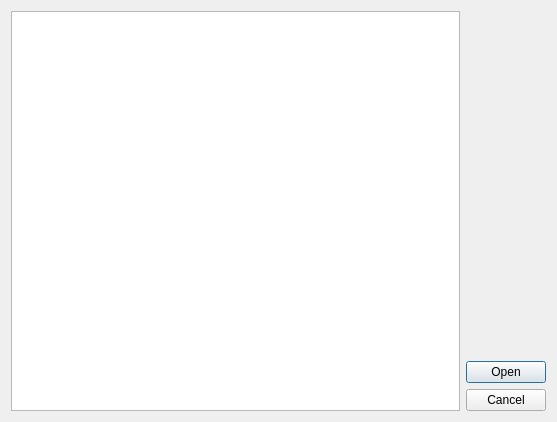
<?xml version="1.0" encoding="UTF-8"?>
<ui version="4.0">
 <class>wizard</class>
 <widget class="QDialog" name="wizard">
  <property name="geometry">
   <rect>
    <x>0</x>
    <y>0</y>
    <width>557</width>
    <height>422</height>
   </rect>
  </property>
  <property name="windowTitle">
   <string>Wizard</string>
  </property>
  <layout class="QHBoxLayout" name="horizontalLayout">
   <item>
    <widget class="QGraphicsView" name="graphicsView"/>
   </item>
   <item>
    <layout class="QVBoxLayout" name="verticalLayout_2">
     <item>
      <spacer name="verticalSpacer">
       <property name="orientation">
        <enum>Qt::Vertical</enum>
       </property>
       <property name="sizeHint" stdset="0">
        <size>
         <width>20</width>
         <height>40</height>
        </size>
       </property>
      </spacer>
     </item>
     <item>
      <widget class="QPushButton" name="pushButton">
       <property name="text">
        <string>Open</string>
       </property>
      </widget>
     </item>
     <item>
      <widget class="QPushButton" name="pushButton_2">
       <property name="text">
        <string>Cancel</string>
       </property>
      </widget>
     </item>
    </layout>
   </item>
  </layout>
 </widget>
 <resources/>
 <connections/>
</ui>
